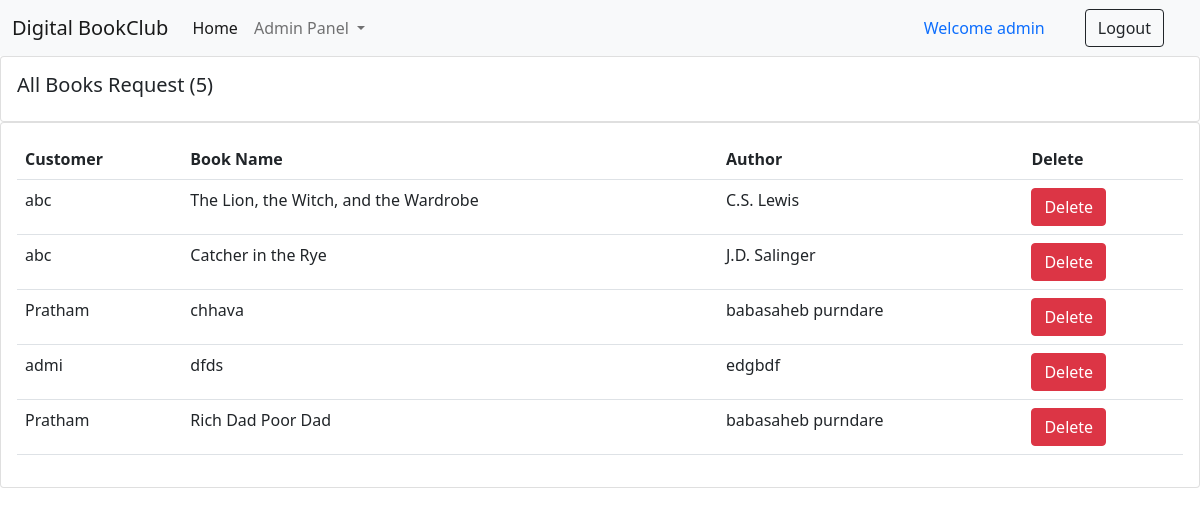
Screenshot of /see_requested_books/ (signed in) with the database file from the repository.
### books/models.py (models this page shows, shortened)
class Request_Book(models.Model):
    book_name = models.CharField(max_length=100)
    author = models.CharField(max_length=100)
    user = models.ForeignKey(User, on_delete=models.CASCADE, default=1)

### books/views.py (the view)
# urls.py: path("see_requested_books/", views.see_requested_books, name="see_requested_books"),
def see_requested_books(request):
    requested_book = Request_Book.objects.all()
    requested_books_count = requested_book.count()
    return render(request, "see_requested_books.html", {'requested_book':requested_book, 'requested_books_count':requested_books_count})

### books/templates/see_requested_books.html (shortened to what this page needs)
{% extends 'admin_navbar.html' %}
{% block body %}
{% load static %}
<div class="row">
    <div class="col-md">
      <div class="card card-body">
        <h5>All Books Request ({{requested_books_count}})</h5>
      </div>
      <div class="card card-body">
        <table class="table">
          <tr>
            <th>Customer</th>
            <th>Book Name</th>
            <th>Author</th>
            <th>Delete</th>
          </tr>
          {% for i in requested_book %}
            <tr>
              <td>{{i.user}}</td>
              <td>{{i.book_name}}</td>
              <td>{{i.author}}</td>
              <td><a href="/delete_requested_books/delete_{{i.id}}/" class="btn btn-danger">Delete</a></td>
            </tr>
          {% endfor %}
        </table>
      </div>
    </div>
  </div>
  {% endblock %}

### books/templates/admin_navbar.html (shortened to what this page needs)
<!doctype html>
<html lang="en">
  <head>
    <link href="https://cdn.jsdelivr.net/npm/bootstrap@5.0.2/dist/css/bootstrap.min.css" rel="stylesheet">
  </head>
  <body>
    <nav class="navbar navbar-expand-lg navbar-light bg-light">
        <div class="container-fluid">
          <a class="navbar-brand" href="/"> Digital BookClub</a>
          <div class="collapse navbar-collapse" id="navbarSupportedContent">
            <ul class="navbar-nav me-auto mb-2 mb-lg-0">
              <li class="nav-item">
                <a class="nav-link active" aria-current="page" href="/">Home</a>
              </li>
              <li class="nav-item dropdown">
                <a class="nav-link dropdown-toggle" href="#" id="navbarDropdown" role="button" data-bs-toggle="dropdown" aria-expanded="false">
                  Admin Panel
                </a>
              </li>
            </ul>
            {% if user.is_authenticated %}
              <a class="nav-link" href="#">Welcome {{request.user}}</a>
              <a href="/logout/" class="btn btn-outline-dark mx-4" type="submit">Logout</a>
            {% endif %}
          </div>
        </div>
      </nav>
      {% block body %}
      {% endblock %}
    </body>
    </html>

### rows the page displays
Request_Book: user "abc", book_name "The Lion, the Witch, and the Wardrobe", author "C.S. Lewis"
Request_Book: user "abc", book_name "Catcher in the Rye", author "J.D. Salinger"
Request_Book: user "Pratham", book_name "chhava", author "babasaheb purndare"
Request_Book: user "admi", book_name "dfds", author "edgbdf"
Request_Book: user "Pratham", book_name "Rich Dad Poor Dad", author "babasaheb purndare"

### other values shown
{{ request.user }} "admin"
{{ requested_books_count }} "5"
